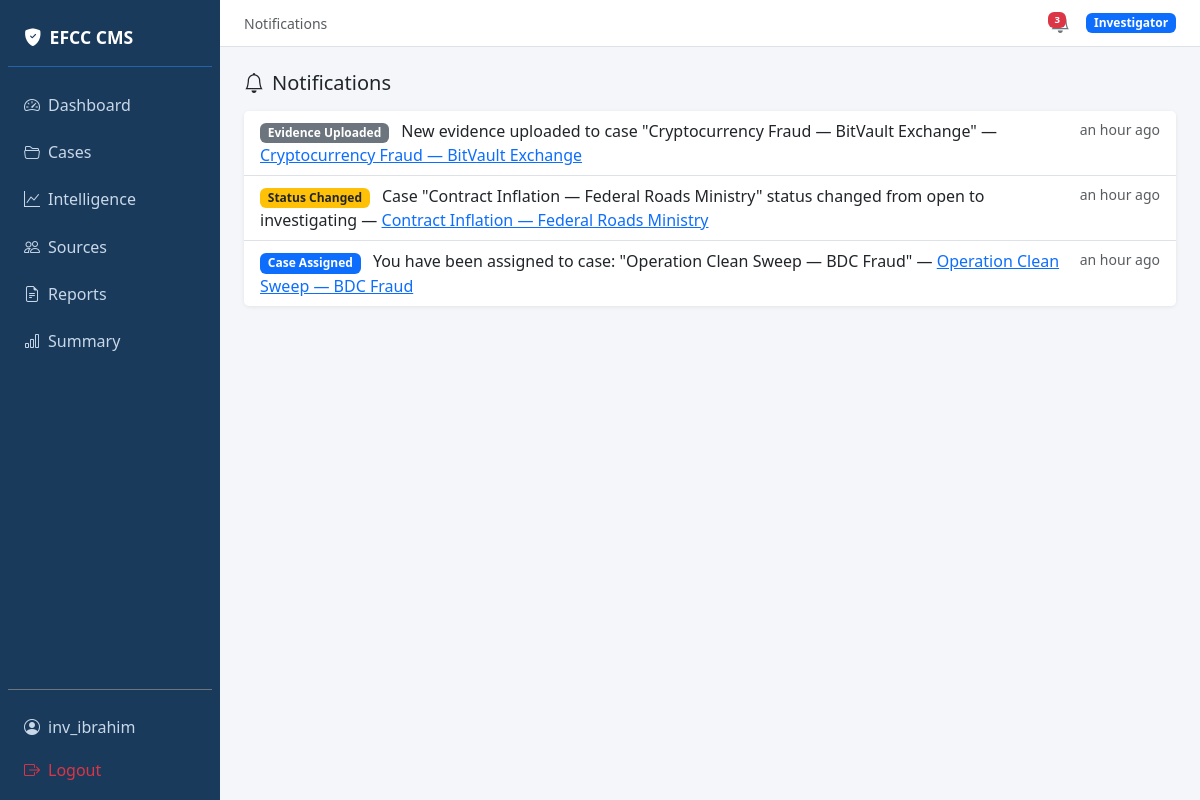
Page /notifications/ (signed in) on the committed database.
### core/models.py (models this page shows, shortened)
class User(AbstractUser):
    ROLE_CHOICES = (
        ('admin', 'Admin'),
        ('investigator', 'Investigator'),
        ('legal', 'Legal Officer'),
        ('analyst', 'Analyst'),
    )
    role = models.CharField(max_length=20, choices=ROLE_CHOICES, default='investigator')
    phone = models.CharField(max_length=20, blank=True)
    avatar = models.ImageField(upload_to='avatars/', blank=True, null=True)
    two_factor_enabled = models.BooleanField(default=False)
    two_factor_secret = models.CharField(max_length=32, blank=True)

class Notification(models.Model):
    NOTIF_TYPE_CHOICES = (
        ('case_assigned', 'Case Assigned'),
        ('status_changed', 'Status Changed'),
        ('comment_added', 'Comment Added'),
        ('deadline_due', 'Deadline Due'),
        ('evidence_uploaded', 'Evidence Uploaded'),
    )
    recipient = models.ForeignKey(settings.AUTH_USER_MODEL, on_delete=models.CASCADE, related_name='notifications')
    notif_type = models.CharField(max_length=30, choices=NOTIF_TYPE_CHOICES)
    message = models.TextField()
    case = models.ForeignKey(Case, on_delete=models.CASCADE, null=True, blank=True)
    is_read = models.BooleanField(default=False)
    created_at = models.DateTimeField(auto_now_add=True)
    class Meta:
        ordering = ['-created_at']

class Case(models.Model):
    STATUS_CHOICES = (
        ('open', 'Open'),
        ('investigating', 'Investigating'),
        ('closed', 'Closed'),
    )
    PRIORITY_CHOICES = (
        ('low', 'Low'),
        ('medium', 'Medium'),
        ('high', 'High'),
        ('critical', 'Critical'),
    )
    title = models.CharField(max_length=255)
    description = models.TextField()
    status = models.CharField(max_length=20, choices=STATUS_CHOICES, default='open')
    priority = models.CharField(max_length=10, choices=PRIORITY_CHOICES, default='medium')
    created_by = models.ForeignKey(settings.AUTH_USER_MODEL, on_delete=models.CASCADE, related_name='created_cases')
    assigned_to = models.ForeignKey(settings.AUTH_USER_MODEL, null=True, blank=True, on_delete=models.SET_NULL, related_name='assigned_cases')
    created_at = models.DateTimeField(auto_now_add=True)
    updated_at = models.DateTimeField(auto_now=True)

### core/views.py (the view)
# urls.py: path('notifications/', views.notifications, name='notifications'),
@login_required
def notifications(request):
    notifs = Notification.objects.filter(recipient=request.user).select_related('case')
    notifs.filter(is_read=False).update(is_read=True)
    return render(request, 'notifications.html', {'notifications': notifs})

### templates/notifications.html (shortened to what this page needs)
{% extends 'base.html' %}
{% load humanize %}
{% block page_title %}Notifications{% endblock %}
{% block content %}
<div class="d-flex justify-content-between align-items-center mb-3">
    <h5 class="mb-0"><i class="bi bi-bell me-2"></i>Notifications</h5>
</div>
<div class="card">
    {% if notifications %}
    <ul class="list-group list-group-flush">
        {% for notif in notifications %}
        <li class="list-group-item {% if not notif.is_read %}bg-light{% endif %}">
            <div class="d-flex justify-content-between align-items-start">
                <div>
                    <span class="badge bg-{% if notif.notif_type == 'case_assigned' %}primary{% elif notif.notif_type == 'status_changed' %}warning text-dark{% elif notif.notif_type == 'comment_added' %}info text-dark{% elif notif.notif_type == 'deadline_due' %}danger{% else %}secondary{% endif %} me-2">
                        {{ notif.get_notif_type_display }}
                    </span>
                    {{ notif.message }}
                    {% if notif.case %}
                    — <a href="{% url 'case_detail' notif.case.pk %}">{{ notif.case.title }}</a>
                    {% endif %}
                </div>
                <span class="text-muted small text-nowrap ms-3">{{ notif.created_at|naturaltime }}</span>
            </div>
        </li>
        {% endfor %}
    </ul>
    {% else %}
    <div class="p-4 text-center text-muted">
        <i class="bi bi-bell-slash fs-1 d-block mb-2"></i>
        No notifications yet.
    </div>
    {% endif %}
</div>
{% endblock %}

### templates/base.html (shortened to what this page needs)
{% load humanize %}
<!DOCTYPE html>
<html lang="en">
<head>
    <link href="https://cdn.jsdelivr.net/npm/bootstrap@5.3.0/dist/css/bootstrap.min.css" rel="stylesheet">
    <link href="https://cdn.jsdelivr.net/npm/bootstrap-icons@1.11.0/font/bootstrap-icons.css" rel="stylesheet">
</head>
<body>
<div class="d-flex">
    {% if user.is_authenticated %}
    <div class="sidebar d-flex flex-column p-2" style="width:220px; min-width:220px;">
        <div class="sidebar-brand mb-3">
            <i class="bi bi-shield-fill-check me-2"></i>EFCC CMS
        </div>
        <nav class="nav flex-column gap-1">
            <a class="nav-link {% block nav_dashboard %}{% endblock %}" href="{% url 'dashboard' %}">
                <i class="bi bi-speedometer2 me-2"></i>Dashboard
            </a>
            <a class="nav-link {% block nav_cases %}{% endblock %}" href="{% url 'case_list' %}">
                <i class="bi bi-folder2-open me-2"></i>Cases
            </a>
            <a class="nav-link {% block nav_intel %}{% endblock %}" href="{% url 'intel_dashboard' %}">
                <i class="bi bi-graph-up me-2"></i>Intelligence
            </a>
            <a class="nav-link" href="{% url 'source_list' %}">
                <i class="bi bi-people me-2"></i>Sources
            </a>
            <a class="nav-link" href="{% url 'report_list' %}">
                <i class="bi bi-file-earmark-text me-2"></i>Reports
            </a>
            <a class="nav-link" href="{% url 'report_summary' %}">
                <i class="bi bi-bar-chart me-2"></i>Summary
            </a>
        </nav>
        <div class="mt-auto pt-3 border-top border-secondary">
            <a class="nav-link" href="{% url 'profile' %}">
                <i class="bi bi-person-circle me-2"></i>{{ user.username }}
            </a>
            <a class="nav-link text-danger" href="{% url 'logout' %}">
                <i class="bi bi-box-arrow-right me-2"></i>Logout
            </a>
        </div>
    </div>
    {% endif %}
    <div class="flex-grow-1 d-flex flex-column" style="min-width:0;">
        {% if user.is_authenticated %}
        <div class="topbar d-flex align-items-center justify-content-between px-4 py-2">
            <span class="text-muted small">{% block page_title %}{% endblock %}</span>
            <div class="d-flex align-items-center gap-3">
                <a href="{% url 'notifications' %}" class="position-relative text-secondary text-decoration-none">
                    <span class="badge bg-danger badge-notif" id="notif-badge" style="display:none;"></span>
                </a>
                <span class="badge bg-primary">{{ user.get_role_display }}</span>
            </div>
        </div>
        {% endif %}
        <div class="p-4 flex-grow-1">
            {% block content %}{% endblock %}
        </div>
    </div>
</div>
</body>
</html>

### templates/base.html (style rules this page uses)
body { background-color: #f4f6f9; }
.sidebar { min-height: 100vh; background: #1a3a5c; }
.sidebar .nav-link { color: #c8d8e8; padding: .6rem 1rem; border-radius: 6px; }
.sidebar .nav-link i { width: 20px; }
.sidebar-brand { color: #fff; font-weight: 700; font-size: 1.1rem; padding: 1rem; border-bottom: 1px solid #2563a8; }
.topbar { background: #fff; border-bottom: 1px solid #dee2e6; }
.badge-notif { position: absolute; top: 4px; right: 4px; font-size: .6rem; }
.card { border: none; box-shadow: 0 1px 4px rgba(0,0,0,.08); }

### rows in the picture
User: username "inv_ibrahim", role "Investigator"
Notification: notif_type "Evidence Uploaded", message "New evidence uploaded to case \"Cryptocurrency Fraud — BitVault Exchange\"", case "Cryptocurrency Fraud — BitVault Exchange", created_at "an hour ago"
Notification: notif_type "Status Changed", message "Case \"Contract Inflation — Federal Roads Ministry\" status changed from open to investigating", case "Contract Inflation — Federal Roads Ministry", created_at "an hour ago"
Notification: notif_type "Case Assigned", message "You have been assigned to case: \"Operation Clean Sweep — BDC Fraud\"", case "Operation Clean Sweep — BDC Fraud", created_at "an hour ago"
